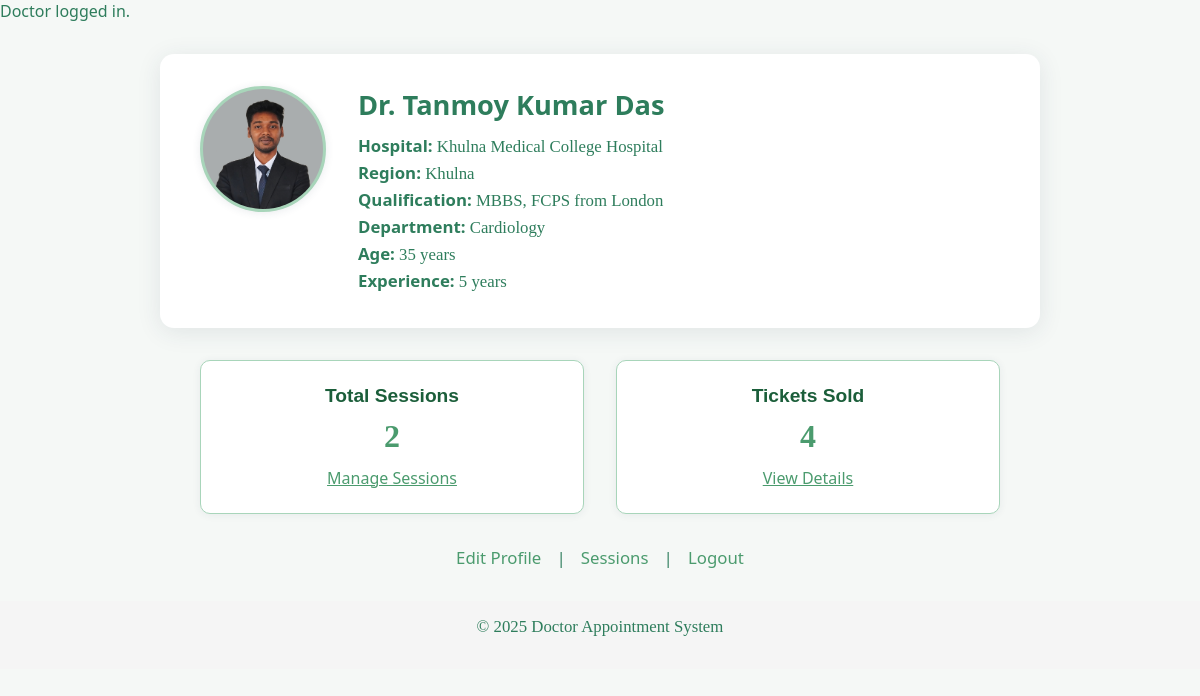
Page /doctor/doctor_dashboard.php (signed in) on the committed database.
### tables this page shows
CREATE TABLE `doctors` (
  `id` int(11) NOT NULL,
  `name` varchar(150) NOT NULL,
  `region_id` int(11) NOT NULL,
  `hospital_id` int(11) NOT NULL,
  `email` varchar(255) NOT NULL,
  `password` varchar(255) NOT NULL,
  `profile_pic` varchar(255) DEFAULT NULL,
  `qualification` varchar(255) DEFAULT NULL,
  `age` int(11) DEFAULT NULL,
  `experience` int(11) DEFAULT NULL,
  `department_id` int(11) DEFAULT NULL,
  `created_at` timestamp NOT NULL DEFAULT current_timestamp()
);

CREATE TABLE `hospitals` (
  `id` int(11) NOT NULL,
  `region_id` int(11) NOT NULL,
  `name` varchar(150) NOT NULL
);

CREATE TABLE `regions` (
  `id` int(11) NOT NULL,
  `name` varchar(100) NOT NULL
);

CREATE TABLE `departments` (
  `id` int(11) NOT NULL,
  `name` varchar(100) NOT NULL
);

### doctor/doctor_dashboard.php (the view, shortened to what this page needs)
<?php
require_once __DIR__ . '/../config.php';
$doctor_id = $_SESSION['user_id'];
$stmt = $db->prepare("
    SELECT name, region_id, hospital_id, profile_pic,
           qualification, age, experience, department_id
    FROM doctors
    WHERE id = ?
");
$stmt->bind_param('i', $doctor_id);
$stmt->execute();
$stmt->bind_result(
    $doctor_name,
    $region_id,
    $hospital_id,
    $profile_pic,
    $qualification,
    $age,
    $experience,
    $department_id
);
function resolveName($db, $table, $id) {
    $stmt = $db->prepare("SELECT name FROM {$table} WHERE id = ?");
    $stmt->bind_param('i', $id);
    $stmt->execute();
    $stmt->bind_result($name);
    return $name;
}
$region_name     = resolveName($db, 'regions',     $region_id);
$hospital_name   = resolveName($db, 'hospitals',   $hospital_id);
$department_name = resolveName($db, 'departments', $department_id);
$stmt = $db->prepare("SELECT COUNT(*) FROM sessions WHERE doctor_id = ?");
$stmt->bind_param('i', $doctor_id);
$stmt->execute();
$stmt->bind_result($total_sessions);
$stmt = $db->prepare("
    SELECT COALESCE(SUM(sold_tickets),0)
    FROM sessions
    WHERE doctor_id = ?
");
$stmt->bind_param('i', $doctor_id);
$stmt->execute();
$stmt->bind_result($total_sold);
?>
<!DOCTYPE html>
<html lang="en">
<head>
  <?php include '../templates/header.php'; ?>
  <link rel="stylesheet" href="../assets/css/base.css">
  <link rel="stylesheet" href="../assets/css/dashboard.css">
</head>
<body class="doctor-dashboard">
  <section class="profile-overview">
    <div class="profile-pic-wrapper">
      <?php if ($profile_pic): ?>
        <img src="../<?= htmlspecialchars($profile_pic) ?>"
             alt="Dr. <?= htmlspecialchars($doctor_name) ?>"
             class="profile-pic">
      <?php else: ?>
        <div class="placeholder-pic">
          <?= strtoupper($doctor_name[0] ?? 'D') ?>
        </div>
      <?php endif; ?>
    </div>
    <div class="profile-details">
      <h1>Dr. <?= htmlspecialchars($doctor_name) ?></h1>
      <p><strong>Hospital:</strong> <?= htmlspecialchars($hospital_name) ?></p>
      <p><strong>Region:</strong> <?= htmlspecialchars($region_name) ?></p>
      <p><strong>Qualification:</strong> <?= htmlspecialchars($qualification) ?></p>
      <p><strong>Department:</strong> <?= htmlspecialchars($department_name) ?></p>
      <p><strong>Age:</strong> <?= htmlspecialchars($age) ?> years</p>
      <p><strong>Experience:</strong> <?= htmlspecialchars($experience) ?> years</p>
    </div>
  </section>
  <div class="dashboard-stats">
    <div class="stat-card">
      <h2>Total Sessions</h2>
      <p><?= $total_sessions ?></p>
      <a href="sessions.php">Manage Sessions</a>
    </div>
    <div class="stat-card">
      <h2>Tickets Sold</h2>
      <p><?= $total_sold ?></p>
      <a href="sessions.php">View Details</a>
    </div>
  </div>
  <nav class="dashboard-nav">
    <a href="profile.php">Edit Profile</a> |
    <a href="sessions.php">Sessions</a> |
    <a href="../logout.php">Logout</a>
  </nav>
  <?php include '../templates/footer.php'; ?>
</body>
</html>

### assets/css/base.css (style rules this page uses)
* { margin: 0; padding: 0; font-family: 'Segoe UI', Arial, sans-serif; }
body { background: #f5f8f6; color: #2E7D5C; }
h1 { font-size: 2.5rem; font-weight: 700; }
section { background: #fff; margin: 2rem auto; padding: 1rem 2.5rem; border-radius: 15px; box-shadow: 0 2px 12px rgba(44, 62, 80, 0.07); max-width: 800px; }
h2 { font-family: 'Gill Sans', 'Gill Sans MT', Calibri, 'Trebuchet MS', sans-serif; text-align: center; color: #1B5E3A; margin-bottom: 1rem; font-size: 1.6rem; font-weight: 600; }
p { font-family: Georgia, 'Times New Roman', Times, serif; margin-bottom: 1rem; color: #2E7D5C; font-size: 1.05rem; }

### assets/css/dashboard.css (style rules this page uses)
.doctor-dashboard .profile-overview, .patient-dashboard .profile-overview { display: flex; flex-direction: row; gap: 2rem; background: #fff; padding: 2rem 2.5rem; border-radius: 14px; box-shadow: 0 4px 24px rgba(44, 62, 80, 0.10); max-width: 800px; }
.doctor-dashboard .profile-pic, .patient-dashboard .profile-pic, .doctor-dashboard .placeholder-pic, .patient-dashboard .placeholder-pic { width: 120px; height: 120px; border-radius: 50%; object-fit: cover; border: 3px solid #A8D5BA; box-shadow: 0 1px 8px rgba(44, 62, 80, 0.10); background: #A8D5BA; display: flex; align-items: center; font-size: 2.5rem; color: #fff; font-weight: bold; }
.doctor-dashboard .profile-details h1, .patient-dashboard .profile-details h1 { color: #2E7D5C; font-size: 1.7rem; margin-bottom: 0.7rem; font-weight: 700; }
.doctor-dashboard .profile-details p, .patient-dashboard .profile-details p { margin: 0.25rem 0; color: #2E7D5C; font-size: 1.05rem; }
.doctor-dashboard .dashboard-stats, .patient-dashboard .dashboard-stats { display: flex; gap: 2rem; margin: 0 auto 2rem auto; max-width: 800px; }
.doctor-dashboard .stat-card, .patient-dashboard .stat-card { flex: 1; background: #fff; border: 1.5px solid #A8D5BA; padding: 1.5rem 1rem; border-radius: 10px; text-align: center; box-shadow: 0 1px 8px rgba(44, 62, 80, 0.07); }
.doctor-dashboard .stat-card h2, .patient-dashboard .stat-card h2 { color: #1B5E3A; font-size: 1.2rem; margin-bottom: 0.7rem; font-weight: 600; }
.doctor-dashboard .stat-card p, .patient-dashboard .stat-card p { font-size: 2rem; color: #4B9B6E; font-weight: 700; margin-bottom: 0.7rem; }
.doctor-dashboard .stat-card a, .patient-dashboard .stat-card a { color: #4B9B6E; text-decoration: underline; font-size: 1rem; transition: color 0.2s; }
.doctor-dashboard .dashboard-nav, .patient-dashboard .dashboard-nav { text-align: center; margin: 1.5rem auto 2rem auto; }
.doctor-dashboard .dashboard-nav a, .patient-dashboard .dashboard-nav a { color: #4B9B6E; font-weight: 500; margin: 0 0.7rem; text-decoration: none; font-size: 1.05rem; }

### rows in the picture
doctors: profile_pic (picture), name "Tanmoy Kumar Das", hospital.name "Khulna Medical College Hospital", region.name "Khulna", qualification "MBBS, FCPS from London", department.name "Cardiology", age "35", experience "5"

### other values in the picture
$m "Doctor logged in."
$total_sessions "2"
$total_sold "4"
